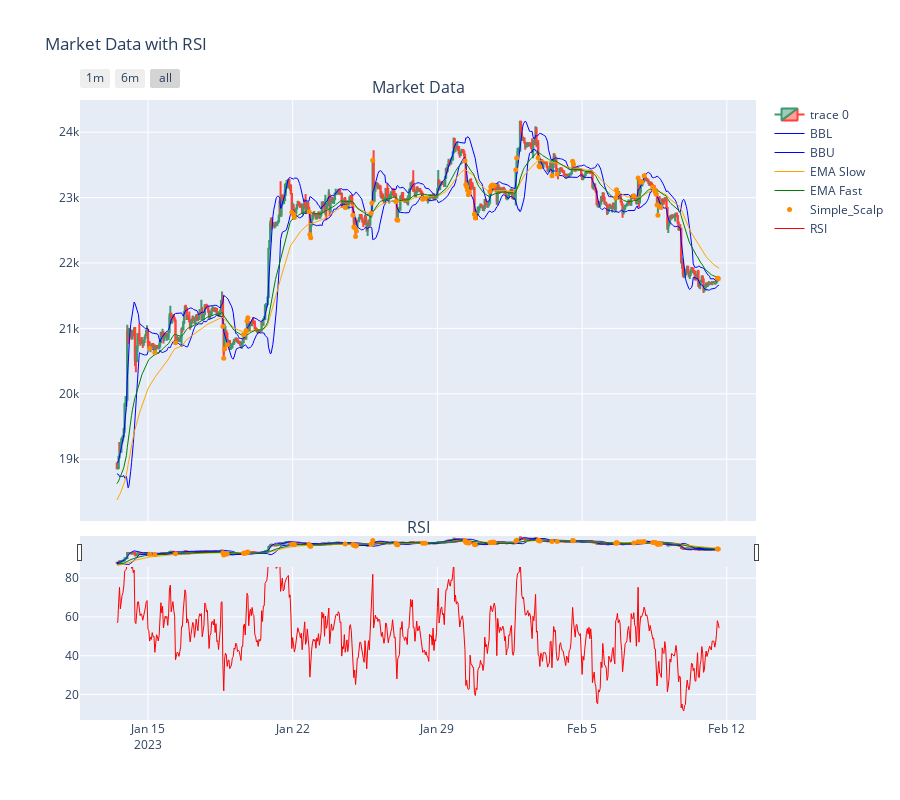

Notebook source saved alongside this figure:
### Markdown cell above
### Plot the Graph

### Code cell
partition = df[300:1000].copy()

import plotly.graph_objects as go
from plotly.subplots import make_subplots

partition = df[300:1000].copy()  # Copy pandas DataFrame

# Create a subplot with 2 rows and 1 column, and specify the height of each row
fig = make_subplots(rows=2, cols=1, shared_xaxes=True, 
                    vertical_spacing=0.03, 
                    subplot_titles=('Market Data', 'RSI'), 
                    row_heights=[0.7, 0.3])

# Candlestick plot
fig.add_trace(go.Candlestick(x=partition.index,
                             open=partition[columns_open],
                             high=partition[columns_high],
                             low=partition[columns_low],
                             close=partition[columns_close]), 
              row=1, col=1)

# Bollinger Bands plots
fig.add_trace(go.Scatter(x=partition.index, y=partition[columns_bollinger_low], 
                         line=dict(color='blue', width=1), 
                         name='BBL'), 
              row=1, col=1)

fig.add_trace(go.Scatter(x=partition.index, y=partition[columns_bollinger_high],
                         line=dict(color='blue', width=1),
                         name='BBU'), 
              row=1, col=1)

# EMA plots
fig.add_trace(go.Scatter(x=partition.index, y=partition[columns_ema_slow],
                         line=dict(color='orange', width=1),
                         name='EMA Slow'), 
              row=1, col=1)

fig.add_trace(go.Scatter(x=partition.index, y=partition[columns_ema_fast],
                         line=dict(color='green', width=1),
                         name='EMA Fast'), 
              row=1, col=1)

# Simple Scalp plot
fig.add_trace(go.Scatter(x=partition.index, y=partition['ss_point'],
                         mode='markers', marker=dict(color='darkorange', size=5),
                         name=columns_simple_scalp), 
              row=1, col=1)

# RSI plot
fig.add_trace(go.Scatter(x=partition.index, y=partition[columns_rsi],
                         line=dict(color='red', width=1),
                         name='RSI'), 
              row=2, col=1)

# Update layout if necessary
fig.update_layout(
    xaxis=dict(
        rangeselector=dict(
            buttons=list([
                dict(count=1, label="1m", step="month", stepmode="backward"),
                dict(count=6, label="6m", step="month", stepmode="backward"),
                dict(step="all")
            ])
        ),
        rangeslider=dict(
            visible=True,
            thickness=0.05  # Adjust the thickness of the range slider
        ),
        type="date"
    ),
    xaxis2=dict(
        rangeslider=dict(
            visible=False
        ),
    ),
    height=800, title_text="Market Data with RSI"
)

# Show the figure
fig.show()

### Figure 1 — Plotly figure (JSON) as saved in the notebook; plotly's stock layout.template omitted (floating-point values rounded to 4 significant figures; data arrays with more than 128 entries replaced by an {"elided": "..."} marker saying what was removed)
{"data": [{"close": {"elided": "700 float values"}, "high": {"elided": "700 float values"}, "low": {"elided": "700 float values"}, "open": {"elided": "700 float values"}, "type": "candlestick", "x": {"elided": "700 str values"}, "xaxis": "x", "yaxis": "y"}, {"line": {"color": "blue", "width": 1}, "name": "BBL", "type": "scatter", "x": {"elided": "700 str values"}, "xaxis": "x", "y": {"elided": "700 float values"}, "yaxis": "y"}, {"line": {"color": "blue", "width": 1}, "name": "BBU", "type": "scatter", "x": {"elided": "700 str values"}, "xaxis": "x", "y": {"elided": "700 float values"}, "yaxis": "y"}, {"line": {"color": "orange", "width": 1}, "name": "EMA Slow", "type": "scatter", "x": {"elided": "700 str values"}, "xaxis": "x", "y": {"elided": "700 float values"}, "yaxis": "y"}, {"line": {"color": "green", "width": 1}, "name": "EMA Fast", "type": "scatter", "x": {"elided": "700 str values"}, "xaxis": "x", "y": {"elided": "700 float values"}, "yaxis": "y"}, {"marker": {"color": "darkorange", "size": 5}, "mode": "markers", "name": "Simple_Scalp", "type": "scatter", "x": {"elided": "700 str values"}, "xaxis": "x", "y": {"elided": "700 float values"}, "yaxis": "y"}, {"line": {"color": "red", "width": 1}, "name": "RSI", "type": "scatter", "x": {"elided": "700 str values"}, "xaxis": "x2", "y": {"elided": "700 float values"}, "yaxis": "y2"}], "layout": {"annotations": [{"font": {"size": 16}, "showarrow": false, "text": "Market Data", "x": 0.5, "xanchor": "center", "xref": "paper", "y": 1.0, "yanchor": "bottom", "yref": "paper"}, {"font": {"size": 16}, "showarrow": false, "text": "RSI", "x": 0.5, "xanchor": "center", "xref": "paper", "y": 0.291, "yanchor": "bottom", "yref": "paper"}], "height": 800, "title": {"text": "Market Data with RSI"}, "xaxis": {"anchor": "y", "domain": [0, 1], "matches": "x2", "rangeselector": {"buttons": [{"count": 1, "label": "1m", "step": "month", "stepmode": "backward"}, {"count": 6, "label": "6m", "step": "month", "stepmode": "backward"}, {"step": "all"}]}, "rangeslider": {"thickness": 0.05, "visible": true}, "showticklabels": false, "type": "date"}, "xaxis2": {"anchor": "y2", "domain": [0, 1], "rangeslider": {"visible": false}}, "yaxis": {"anchor": "x", "domain": [0.321, 1.0]}, "yaxis2": {"anchor": "x2", "domain": [0, 0.291]}}}
